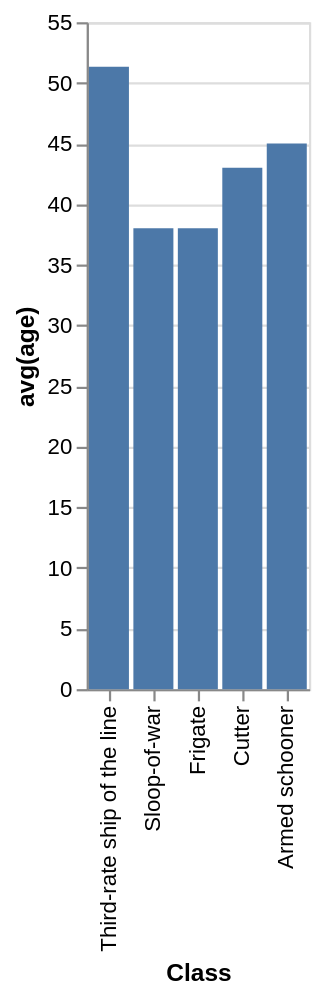

The Vega-Lite source for this figure:
### Vega-Lite specification from a JSON file in a GitHub repository (floating-point values rounded to 4 significant figures)
{"data": {"values": [{"x_data": "Third-rate ship of the line", "y_data": 51.33}, {"x_data": "Sloop-of-war", "y_data": 38}, {"x_data": "Frigate", "y_data": 38}, {"x_data": "Cutter", "y_data": 43}, {"x_data": "Armed schooner", "y_data": 45}]}, "mark": "bar", "encoding": {"x": {"field": "x_data", "type": "nominal", "title": "Class", "sort": "descending"}, "y": {"field": "y_data", "type": "quantitative", "title": "avg(age)"}}}
